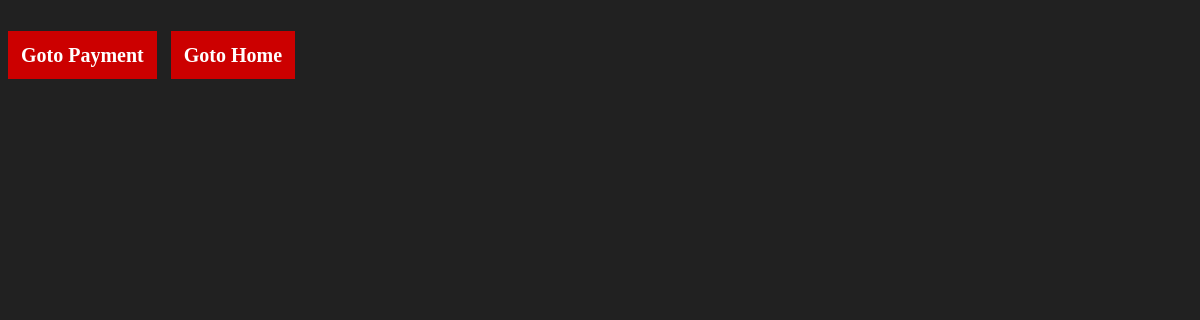
Page /php/paydisp_1.php on the earlier database version.
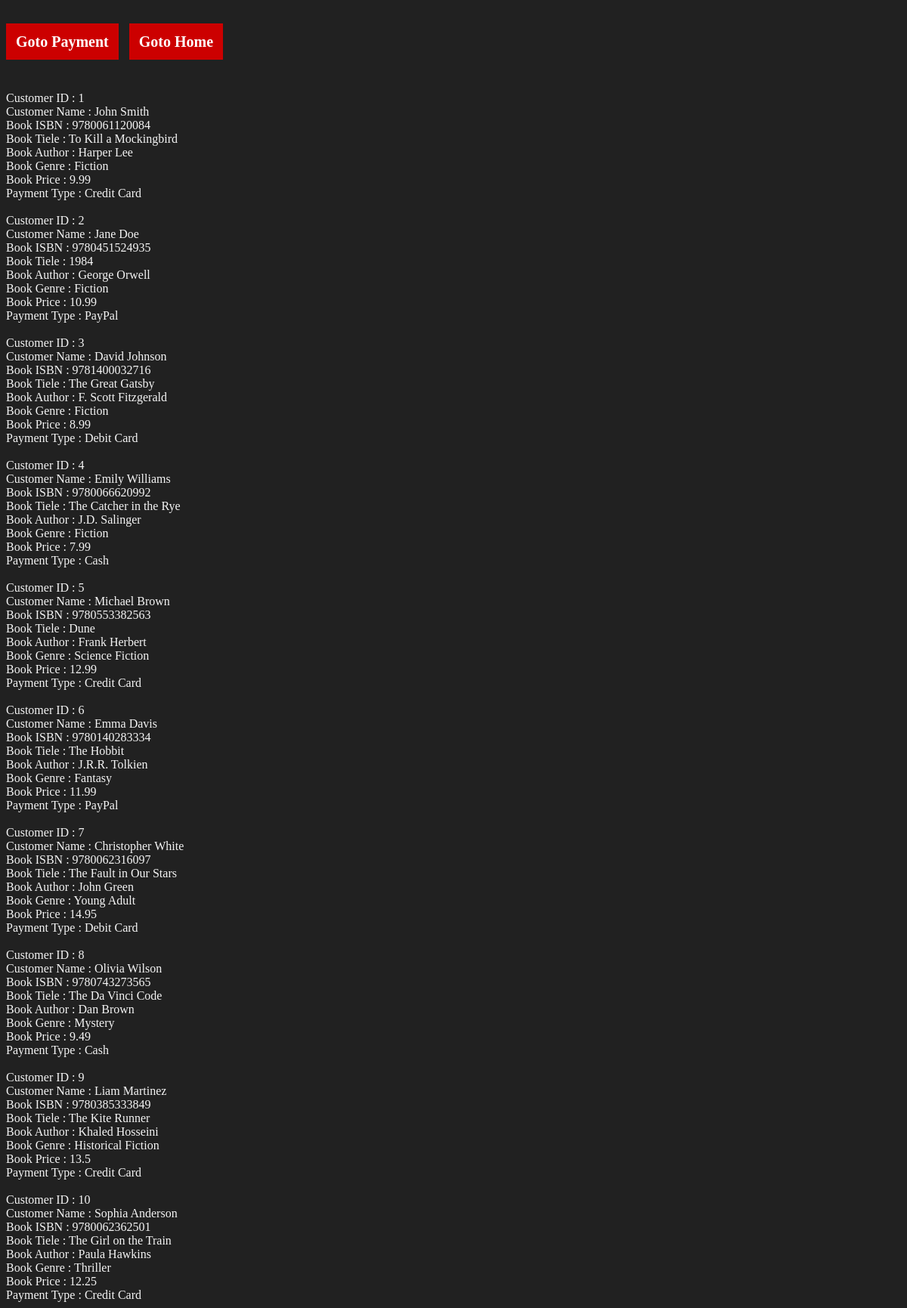
Same page on the later database version.
### tables this page shows
CREATE TABLE User 
(
    userID INT AUTO_INCREMENT PRIMARY KEY,
    userName VARCHAR(20),
    email VARCHAR(50),
    phone VARCHAR(50),
    password VARCHAR(20) NOT NULL
);

CREATE TABLE Payments
(
    PaymentID INT AUTO_INCREMENT PRIMARY KEY,
    PaymentName VARCHAR(50) NOT NULL,
    BookName VARCHAR(50),
    PaymentDate DATE,
    PaymentType VARCHAR(50),
    Amount FLOAT
);

CREATE TABLE Books
(
    ISBN VARCHAR(13) PRIMARY KEY,
    Title VARCHAR(255),
    Author VARCHAR(255),
    Genre VARCHAR(50),
    Price FLOAT,
    Quantity INT,
    Publisher VARCHAR(255),
    PublicationDate DATE
);

### php/paydisp_1.php (the view, shortened to what this page needs)
<html>
<head>
    <link rel="stylesheet" href="../css/header-footer.css">
</head>
<body>
    <br><br>
    <a href="../html/payment.html" class="links">Goto Payment</a>
    <a href="../html/home.html" class="links">Goto Home</a>
    <br><br>
</body>
<html>
<?php
    $conn = mysqli_connect("localhost", "root", "", "BMSystem");
    $query = "
        SELECT u.userID, p.paymentName, b.ISBN, b.title, b.author, b.genre, b.price, p.paymentType
        FROM User as u, Books as b, Payments as p
        WHERE
            u.userName = p.PaymentName AND
            b.title = p.bookname;
    ";
    $r = mysqli_query($conn, $query);
    if($r) {
        while($info = mysqli_fetch_array($r)) {
            echo "<br><br>Customer ID : " . $info['userID'];
            echo "<br>Customer Name   : " . $info['paymentName'];
            echo "<br>Book ISBN       : " . $info['ISBN'];
            echo "<br>Book Tiele      : " . $info['title'];
            echo "<br>Book Author     : " . $info['author'];
            echo "<br>Book Genre      : " . $info['genre'];
            echo "<br>Book Price      : " . $info['price'];
            echo "<br>Payment Type    : " . $info['paymentType'];
        }
    }
?>

Differences in the rows shown:
added user: userID "1", payments.PaymentName "John Smith", books.ISBN "9780061120084", books.Title "To Kill a Mockingbird", books.Author "Harper Lee", books.Genre "Fiction", books.Price "9.99", payments.PaymentType "Credit Card"
added user: userID "2", payments.PaymentName "Jane Doe", books.ISBN "9780451524935", books.Title "1984", books.Author "George Orwell", books.Genre "Fiction", books.Price "10.99", payments.PaymentType "PayPal"
added user: userID "3", payments.PaymentName "David Johnson", books.ISBN "9781400032716", books.Title "The Great Gatsby", books.Author "F. Scott Fitzgerald", books.Genre "Fiction", books.Price "8.99", payments.PaymentType "Debit Card"
added user: userID "4", payments.PaymentName "Emily Williams", books.ISBN "9780066620992", books.Title "The Catcher in the Rye", books.Author "J.D. Salinger", books.Genre "Fiction", books.Price "7.99", payments.PaymentType "Cash"
added user: userID "5", payments.PaymentName "Michael Brown", books.ISBN "9780553382563", books.Title "Dune", books.Author "Frank Herbert", books.Genre "Science Fiction", books.Price "12.99", payments.PaymentType "Credit Card"
added user: userID "6", payments.PaymentName "Emma Davis", books.ISBN "9780140283334", books.Title "The Hobbit", books.Author "J.R.R. Tolkien", books.Genre "Fantasy", books.Price "11.99", payments.PaymentType "PayPal"
added user: userID "7", payments.PaymentName "Christopher White", books.ISBN "9780062316097", books.Title "The Fault in Our Stars", books.Author "John Green", books.Genre "Young Adult", books.Price "14.95", payments.PaymentType "Debit Card"
added user: userID "8", payments.PaymentName "Olivia Wilson", books.ISBN "9780743273565", books.Title "The Da Vinci Code", books.Author "Dan Brown", books.Genre "Mystery", books.Price "9.49", payments.PaymentType "Cash"
added user: userID "9", payments.PaymentName "Liam Martinez", books.ISBN "9780385333849", books.Title "The Kite Runner", books.Author "Khaled Hosseini", books.Genre "Historical Fiction", books.Price "13.5", payments.PaymentType "Credit Card"
added user: userID "10", payments.PaymentName "Sophia Anderson", books.ISBN "9780062362501", books.Title "The Girl on the Train", books.Author "Paula Hawkins", books.Genre "Thriller", books.Price "12.25", payments.PaymentType "Credit Card"
